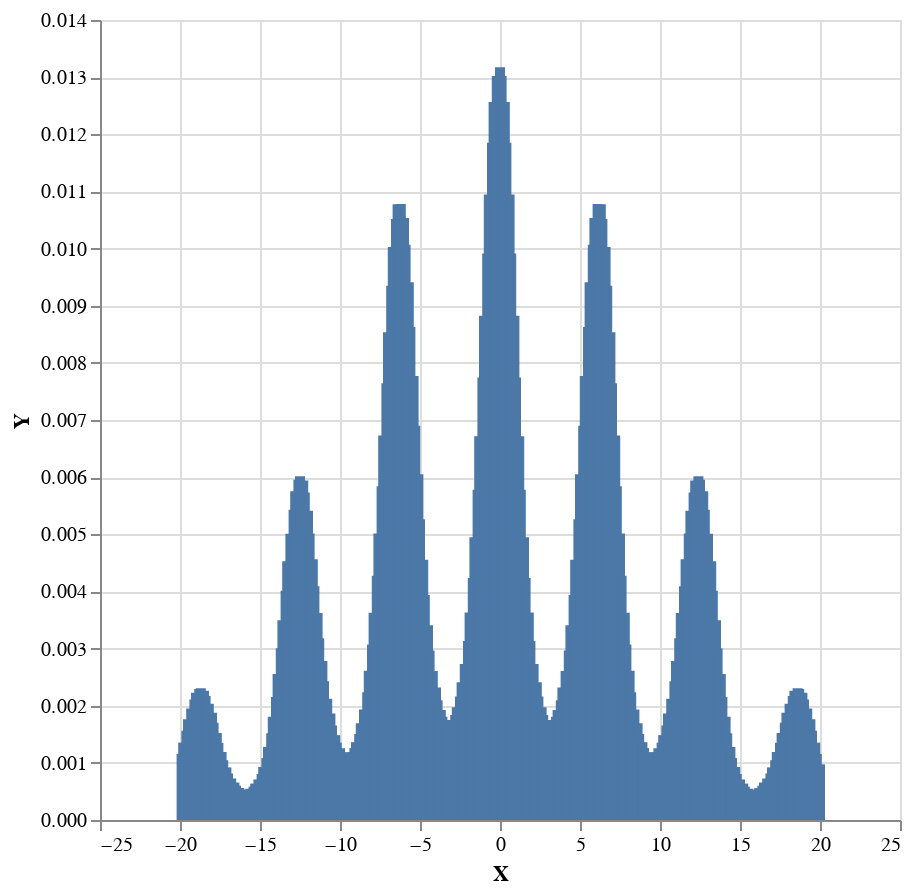

Notebook code cell kept with this figure:
### Markdown cell above
Or this unusual distribution with $p(x) \propto N(x;0,4)*e^{cos(x)}$:

### Code cell
model4 :: MonadInfer m => m Double
model4 = do

    x <- normal 0 10
    factor $ Exp (cos x )
    return x

plot $ histogram 400 0.1 model4

### Figure 1 — Vega-Lite specification as saved in the notebook (floating-point values rounded to 4 significant figures; data arrays with more than 128 entries replaced by an {"elided": "..."} marker saying what was removed)
{"$schema": "https://vega.github.io/schema/vega-lite/v4.json", "data": {"values": {"elided": "400 records"}}, "encoding": {"x": {"field": "X", "type": "quantitative"}, "y": {"field": "Y", "type": "quantitative"}}, "height": 400, "mark": "bar", "width": 400}
